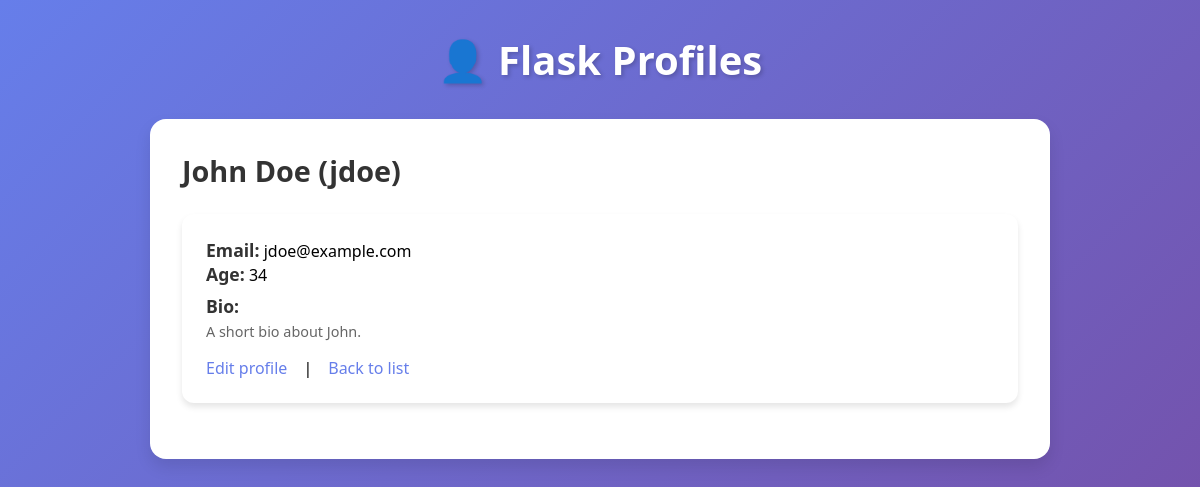
The app's page /profile/1 with its own data.
### tables this page shows
CREATE TABLE users (
                id INTEGER PRIMARY KEY AUTOINCREMENT,
                username TEXT NOT NULL UNIQUE,
                full_name TEXT NOT NULL,
                email TEXT NOT NULL UNIQUE,
                age INTEGER,
                bio TEXT
            );

### app.py (the view)
@app.route('/profile/<int:user_id>')
def profile(user_id):
    db = get_db()
    user = db.execute('SELECT * FROM users WHERE id = ?', (user_id,)).fetchone()
    if not user:
        flash('User not found', 'error')
        return redirect(url_for('index'))
    return render_template('profile.html', user=user)

### app.py (called while the page is built)
@app.after_request
def after_request(response):
    response.headers["Cache-Control"] = "no-cache, no-store, must-revalidate"
    response.headers["Pragma"] = "no-cache"
    response.headers["Expires"] = "0"
    return response

### models.py (called while the page is built)
def get_db():
    db = getattr(g, '_database', None)
    if db is None:
        db = sqlite3.connect(DB_PATH)
        db.row_factory = sqlite3.Row
        g._database = db
    return db

def close_connection(exception):
    db = getattr(g, '_database', None)
    if db is not None:
        db.close()

### templates/profile.html
{% extends "base.html" %}
{% block content %}
  <h2>{{ user['full_name'] }} ({{ user['username'] }})</h2>
  <div class="card">
    <div><strong>Email:</strong> {{ user['email'] }}</div>
    <div><strong>Age:</strong> {{ user['age'] if user['age'] is not none else '—' }}</div>
    <div style="margin-top:0.5rem"><strong>Bio:</strong>
      <div class="small">{{ user['bio'] or 'No bio provided.' }}</div>
    </div>
    <div class="actions">
      <a href="{{ url_for('update', user_id=user['id']) }}">Edit profile</a> |
      <a href="{{ url_for('index') }}">Back to list</a>
    </div>
  </div>
{% endblock %}

### templates/base.html (style rules this page uses)
* { margin: 0; padding: 0; box-sizing: border-box; }
body { font-family: 'Segoe UI', Tahoma, Geneva, Verdana, sans-serif; background: linear-gradient(135deg, #667eea 0%, #764ba2 100%); min-height: 100vh; padding: 2rem 1rem; }
h2 { color: #333; font-size: 1.8rem; margin-bottom: 1.5rem; }
.card { background: white; border-radius: 12px; padding: 1.5rem; margin-bottom: 1.5rem; box-shadow: 0 4px 6px rgba(0,0,0,0.1); transition: transform 0.2s, box-shadow 0.2s; }
.small { font-size: 0.9rem; color: #666; margin-top: 0.25rem; }
.actions { margin-top: 1rem; display: flex; gap: 1rem; flex-wrap: wrap; }
a:not(.btn) { color: #667eea; text-decoration: none; font-weight: 500; transition: color 0.2s; }
strong { color: #333; font-size: 1.1rem; }

### records on screen
users: full_name "John Doe", username "jdoe", email "jdoe@example.com", age "34", bio "A short bio about John."
